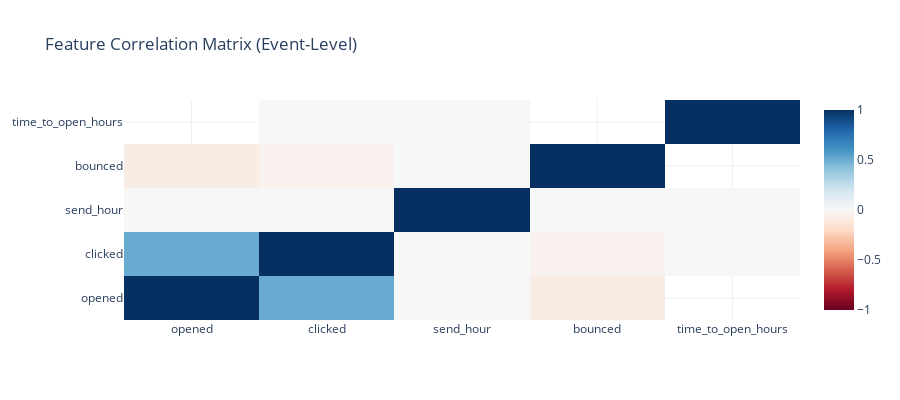

The notebook cell saved with this chart:
### Markdown cell above
## 1c.8 Correlation Matrix Analysis

**📊 Understanding Feature Relationships:**

This section shows feature-feature relationships in two complementary ways:
- **Correlation Matrix**: Numerical summary (r values)
- **Scatter Matrix**: Visual relationships with cohort overlay

| Correlation | Interpretation | Action |
|-------------|----------------|--------|
| `\|r\|` > 0.9 | Near-duplicate features | Remove one |
| `\|r\|` > 0.7 | Strong relationship | Consider combining |
| `\|r\|` < 0.3 | Weak/no relationship | Independent features |

### Code cell
# Correlation matrix for numeric event attributes
# Define analysis columns - exclude entity, time, target, and temporal metadata
numeric_event_cols = [c for c in df.select_dtypes(include=[np.number]).columns 
                      if c not in [ENTITY_COLUMN, TIME_COLUMN, TARGET_COLUMN]
                      and c not in TEMPORAL_METADATA_COLS
                      and 'target' not in c.lower()]

excluded_cols = [c for c in df.select_dtypes(include=[np.number]).columns if c not in numeric_event_cols]

print(f"Correlation Analysis (event-level, n={len(df):,})")
print(f"  Included ({len(numeric_event_cols)}): {numeric_event_cols}")
print(f"  Excluded ({len(excluded_cols)}): {excluded_cols}")

if len(numeric_event_cols) >= 2:
    corr_matrix = df[numeric_event_cols].corr()
    fig = charts.heatmap(
        corr_matrix.values, x_labels=numeric_event_cols, y_labels=numeric_event_cols,
        title="Feature Correlation Matrix (Event-Level)"
    )
    display_figure(fig)
    
    # High correlation pairs
    high_corr = []
    for i in range(len(numeric_event_cols)):
        for j in range(i+1, len(numeric_event_cols)):
            corr_val = corr_matrix.iloc[i, j]
            if abs(corr_val) > 0.7:
                high_corr.append((numeric_event_cols[i], numeric_event_cols[j], corr_val))
    
    if high_corr:
        print("\n⚠️ Highly correlated pairs (|r| > 0.7):")
        for c1, c2, r in sorted(high_corr, key=lambda x: abs(x[2]), reverse=True)[:5]:
            print(f"   {c1} ↔ {c2}: r={r:.2f}")

### Figure 1 — Plotly figure (JSON) as saved in the notebook; plotly's stock layout.template omitted (floating-point values rounded to 4 significant figures)
{"data": [{"colorscale": [[0.0, "rgb(103,0,31)"], [0.1, "rgb(178,24,43)"], [0.2, "rgb(214,96,77)"], [0.3, "rgb(244,165,130)"], [0.4, "rgb(253,219,199)"], [0.5, "rgb(247,247,247)"], [0.6, "rgb(209,229,240)"], [0.7, "rgb(146,197,222)"], [0.8, "rgb(67,147,195)"], [0.9, "rgb(33,102,172)"], [1.0, "rgb(5,48,97)"]], "type": "heatmap", "x": ["opened", "clicked", "send_hour", "bounced", "time_to_open_hours"], "y": ["opened", "clicked", "send_hour", "bounced", "time_to_open_hours"], "z": [[1.0, 0.5042, -0.002223, -0.07924, NaN], [0.5042, 1.0, -0.001989, -0.03995, 0.004832], [-0.002223, -0.001989, 1.0, 0.003895, -0.005972], [-0.07924, -0.03995, 0.003895, 1.0, NaN], [NaN, 0.004832, -0.005972, NaN, 1.0]], "zmid": 0}], "layout": {"height": 400, "title": {"text": "Feature Correlation Matrix (Event-Level)"}}}
